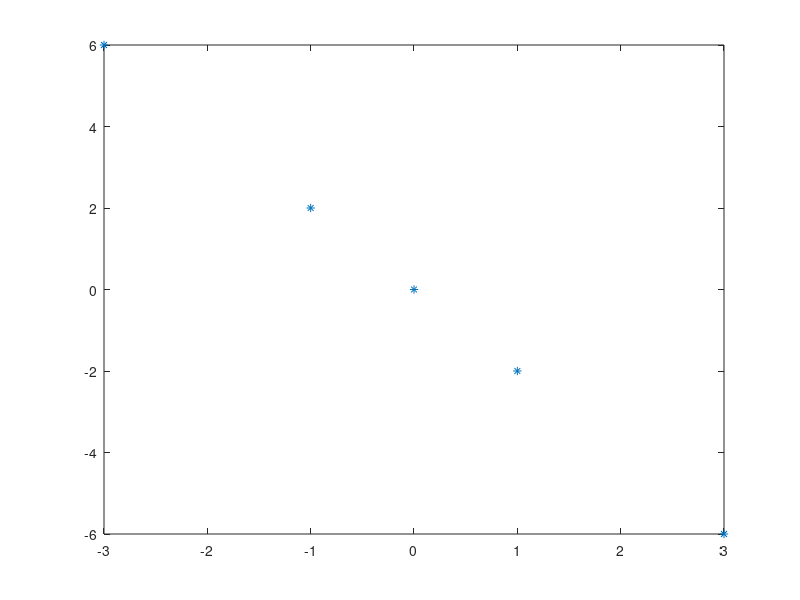

Write the MATLAB code that produced this figure. (Note: this script raises an error after producing the figure.)
clear all;
clc;

points = [0 0;-1 2;-3 6;1 -2;3 -6];
plot(points(:,1), points(:,2), '*');

load('USPS.mat','A','L');
im=reshape(A(2,:),16,16);
imshow(im);
[coeff,scores,~,~,~,mu] = pca(A);
p = [10 50 100 200];
for i = 1: length(p)
    rec = A*coeff(:,1:p(i)) * transpose(coeff(:,1:p(i)));
    for j = 1:2
        figure
        im = reshape(rec(j,:), 16, 16);
        imshow(im);
        err(i,j) = norm(A(j,:) - rec(j,:),'fro')^2;
    end    
   error(i) = norm((A-rec),'fro')^2;
end
close all;